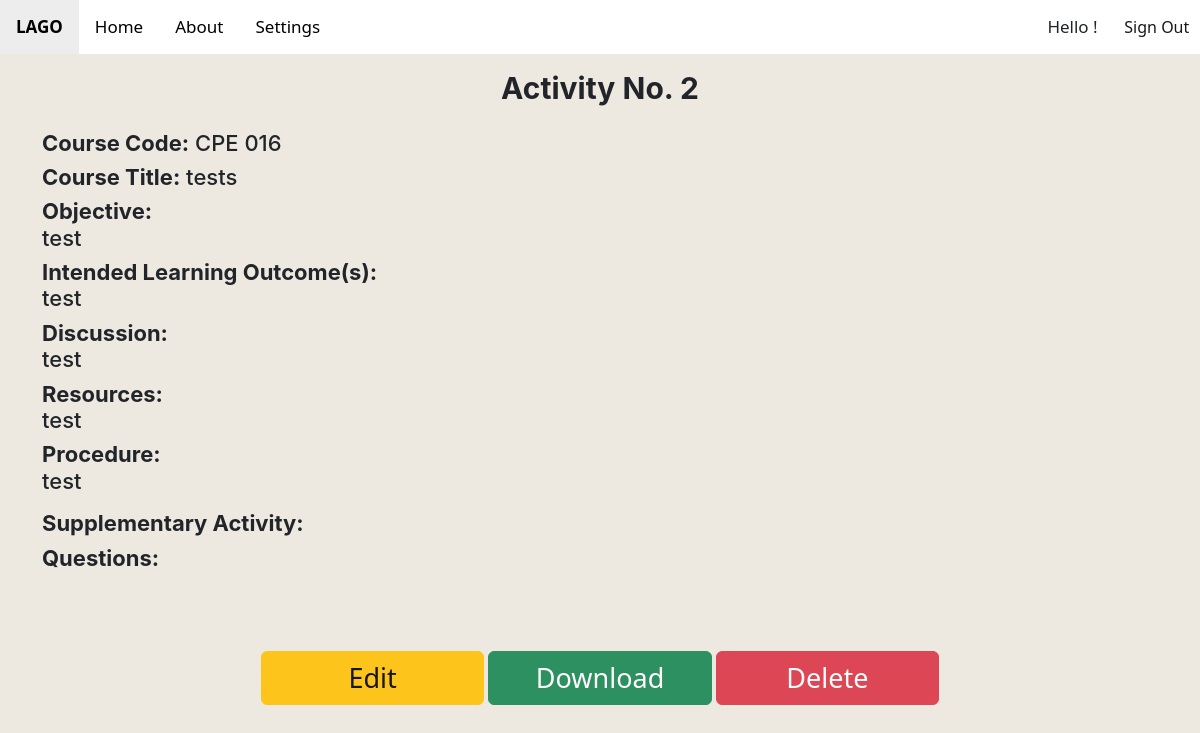
Screenshot of /home/view/3/ (signed in) with the database file from the repository.
### main/models.py (models this page shows, shortened)
class labmanual(models.Model):
    id = models.AutoField(primary_key=True)
    act_no = models.IntegerField()
    lab_title = models.CharField(max_length=50)
    course_code = models.CharField(max_length=50)
    objective = models.TextField()
    ilos = models.TextField()
    discussion = models.TextField()
    res = models.TextField()
    procedures = RichTextField(blank=True, null=True)
    questions = models.TextField()
    supplementary = models.TextField()

### main/views.py (the view)
# urls.py: path("home/view/<int:pk>/", login_required(PostDetailView.as_view(), login_url='/'), name="post-detail"),
class PostDetailView(DetailView):
    model = labmanual
    template_name = 'main/preview.html'

### main/templates/main/preview.html (shortened to what this page needs)
{% extends 'main/base.html' %}
{% block previous %}
    <a href=".." class="active"><b>LAGO</b></a>
{% endblock %}
{% block body %}
    <div class = "container">
        <div class = "row">
            <p><h1 style="text-align:center; font-size:30px;font-family:'Inter', sans-serif; margin-bottom:0" ><b>Activity No. {{ object.act_no }}</b></h1></p>
            <div class="col">
                <div id = "heading", name = "heading" >
                    <h1 style="text-align:justify; font-size:22px;font-family:'Inter', sans-serif;margin-bottom:10;" ><b>Course Code:</b> {{ object.course_code }}</h1>
                    <h1 style="text-align:justify; font-size:22px;font-family:'Inter', sans-serif;margin-bottom:10;" ><b>Course Title:</b> {{ object.lab_title }}</h1>
                </div>
                <div id = "content", name = "content" >
                    <h1 style="text-align:justify; font-size:22px;font-family:'Inter', sans-serif;margin-bottom:10;" ><b>Objective:<br></b> {{ object.objective }}</h1>
                    <h1 style="text-align:justify; font-size:22px;font-family:'Inter', sans-serif;margin-bottom:10;" ><b>Intended Learning Outcome(s):<br></b> {{ object.ilos }}</h1>
                    <h1 style="text-align:justify; font-size:22px;font-family:'Inter', sans-serif;margin-bottom:10;" ><b>Discussion:<br></b> {{ object.discussion }}</h1>
                    <h1 style="text-align:justify; font-size:22px;font-family:'Inter', sans-serif;margin-bottom:10;" ><b>Resources:<br></b> {{ object.res }}</h1>
                    <h1 style="text-align:justify; font-size:22px;font-family:'Inter', sans-serif;margin-bottom:10;" ><b>Procedure:<br></b> {{ object.procedures|safe }}</h1>
                    <h1 style="text-align:justify; font-size:22px;font-family:'Inter', sans-serif;margin-bottom:10;" ><b>Supplementary Activity:<br></b> {{ object.supplementary }}</h1>
                    <h1 style="text-align:justify; font-size:22px;font-family:'Inter', sans-serif;margin-bottom:10;" ><b>Questions:<br></b> {{ object.questions }}</h1>
                </div>
            </div>
        </div>
        <br><br><br>
        <div class="center">
            <button class="btn btn-warning btn-md" type="button" style="font-size:27px" onclick = "location.href='#'">Edit</button>
            <button class="btn btn-success btn-md" type="button" style="font-size:27px" onclick = "location.href='./download/'">Download</button>
            <button class="btn btn-danger btn-md" type="button" style="font-size:27px" onclick = "location.href='./delete'">Delete</button>
        </div>
        <br><br>
     </div>
</body>
{% endblock %}

### main/templates/main/base.html (style rules this page uses)
.active { background-color: #fec007; }
.btn-md { padding: 10px 20px; font-size: 25px; border-radius: 10px; width:20%; height:20%; }
.center { text-align: center; }
.topnav a { float: left; display: block; color: #000000; text-align: center; padding: 14px 16px; text-decoration: none; font-size: 17px; }
button { background-color: #FFFFFF; color: black; padding: 5px 5px; margin: 8px 0; border: none; cursor: pointer; width: 10%; opacity: 0.9; }
body { font-family: Arial, Helvetica, sans-serif; overflow-x: hidden; overflow-y: auto; min-height:100%; }
html { min-height: 100%; }

### rows the page displays
labmanual: act_no "2", course_code "CPE 016", lab_title "tests", objective "test", ilos "test", discussion "test", res "test", procedures "test"
